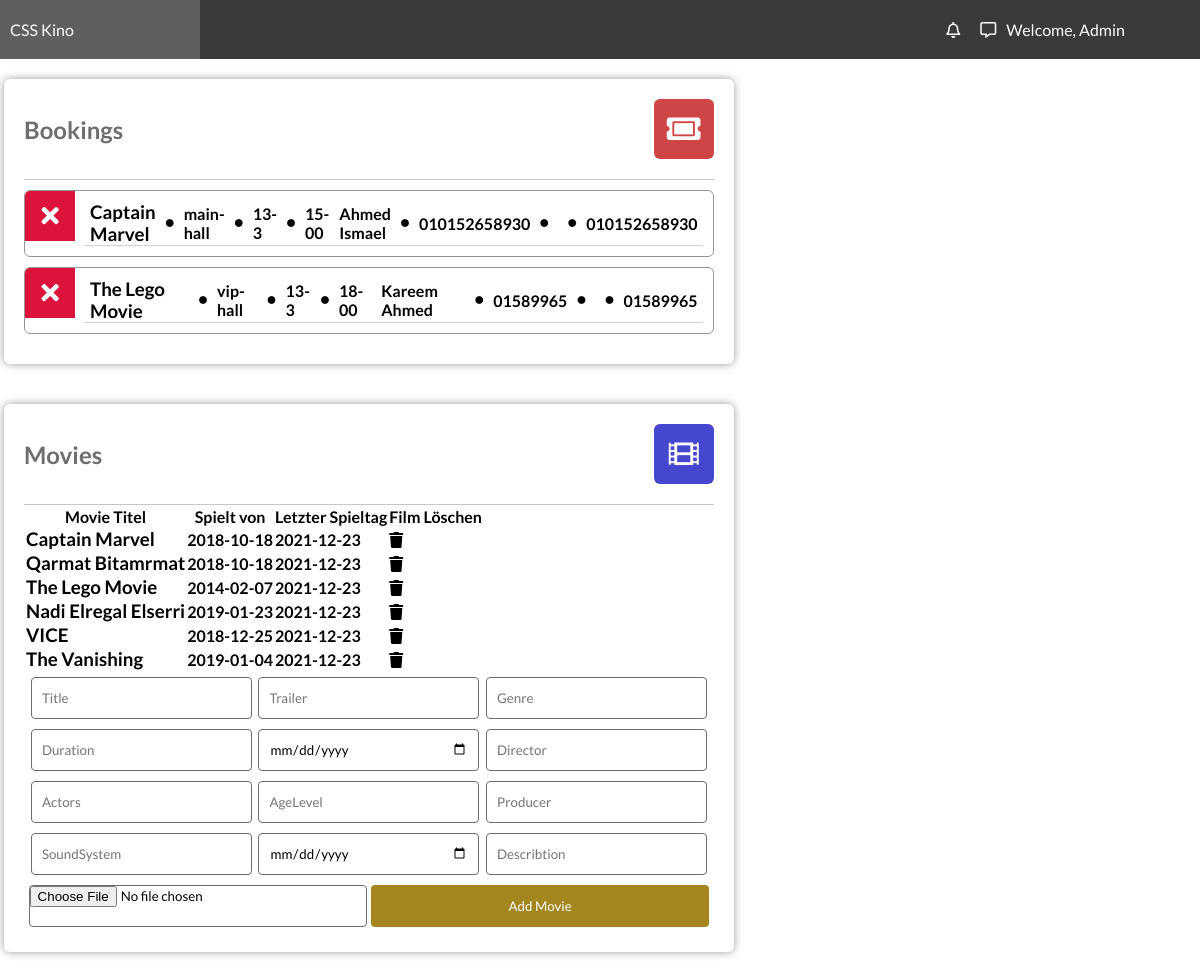
/admin/admin.php, run on the app's committed database.
### tables this page shows
CREATE TABLE IF NOT EXISTS `bookingTable` (
  `bookingID` int(11) NOT NULL,
  `movieName` varchar(100) DEFAULT NULL,
  `bookingTheatre` varchar(100) NOT NULL,
  `bookingType` varchar(100) DEFAULT NULL,
  `bookingDate` varchar(50) NOT NULL,
  `bookingTime` varchar(50) NOT NULL,
  `bookingFName` varchar(100) NOT NULL,
  `bookingLName` varchar(100) DEFAULT NULL,
  `bookingSeatNumber` int(16) DEFAULT NULL,
  `bookingPNumber` varchar(12) NOT NULL
);

CREATE TABLE IF NOT EXISTS `movieTable` (
  `movieID` int(11) NOT NULL,
  `movieImg` varchar(150) NOT NULL,
  `movieTitle` varchar(100) NOT NULL,
  `movieTrailer` varchar(150) NOT NULL,
  `movieGenre` varchar(50) NOT NULL,
  `movieDuration` int(11) NOT NULL,
  `movieRelDate` date NOT NULL,
  `movieDirector` varchar(50) NOT NULL,
  `movieActors` varchar(150) NOT NULL,
  `movieAgeLevel` int(11) NOT NULL,
  `movieProducer` varchar(150) NOT NULL,
  `movieSoundsystem` varchar(50) NOT NULL,
  `moviePlayTill` date NOT NULL,
  `movieDescribtion` varchar(1200) NOT NULL
);

### admin/admin.php (the view, shortened to what this page needs)
<!DOCTYPE html>
<html lang="en">
<head>
    <link rel="stylesheet" href="../style/styles.css">
    <link rel="stylesheet" href="https://use.fontawesome.com/releases/v5.7.2/css/all.css"
>
</head>
<body>
    <?php
    $link = mysqli_connect("localhost", "root", "", "cinema_db");
    $sqlBookings = "SELECT * FROM bookingTable";
    $sqlMoovies = "SELECT * FROM movietable";
    ?>
    <div class="admin-section-header">
        <div class="admin-logo">
            CSS Kino
        </div>
        <div class="admin-login-info">
            <i class="far fa-bell admin-notification-button"></i>
            <i class="far fa-comment-alt"></i>
            <a href="#">Welcome, Admin</a>
        </div>
    </div>
    <div class="admin-container">
        <div class="admin-section admin-section2">
                <div class="admin-section-panel admin-section-panel1">
                    <div class="admin-panel-section-header">
                        <h2>Bookings</h2>
                        <i class="fas fa-ticket-alt" style="background-color: #cf4545"></i>
                    </div>
                    <div class="admin-panel-section-content">
                        <?php
                        if($result = mysqli_query($link, $sqlBookings)){
                            if(mysqli_num_rows($result) > 0){
                                while($row = mysqli_fetch_array($result)){
                                    echo "<div class=\"admin-panel-section-booking-item\">\n";
                                    echo "                            <div class=\"admin-panel-section-booking-response\">\n";
                                    echo "                                <a href='deleteBooking.php?id=".$row['bookingID']."'><i class=\"fas fa-times decline-booking\" title=\"Reject booking\"></i></a>\n";
                                    echo "                            </div>\n";
                                    echo "                            <div class=\"admin-panel-section-booking-info\">\n";
                                    echo "                                <div>\n";
                                    echo "                                    <h3>". $row['movieName'] ."</h3>\n";
                                    echo "                                    <i class=\"fas fa-circle \"></i>\n";
                                    echo "                                    <h4>". $row['bookingTheatre'] ."</h4>\n";
                                    echo "                                    <i class=\"fas fa-circle \"></i>\n";
                                    echo "                                    <h4>". $row['bookingDate'] ."</h4>\n";
                                    echo "                                    <i class=\"fas fa-circle \"></i>\n";
                                    echo "                                    <h4>". $row['bookingTime'] ."</h4>\n";
                                    echo "                                    <h4>". $row['bookingFName'] ." ". $row['bookingLName'] ."</h4>\n";
                                    echo "                                    <i class=\"fas fa-circle\"></i>\n";
                                    echo "                                    <h4>". $row['bookingPNumber'] ."</h4>\n";
                                    echo "                                    <i class=\"fas fa-circle\"></i>\n";
                                    echo "                                    <i class=\"fas fa-circle\"></i>\n";
                                    echo "                                    <h4>". $row['bookingPNumber'] ."</h4>\n";
                                    echo "                                </div>\n";
                                    echo "                            </div>\n";
                                    echo "                        </div>";
                                }
                            } else{
                                echo '<h4 class="no-annot">No Bookings right now</h4>';
                            }
                        } else{
                            echo "ERROR: Could not able to execute $sql. " . mysqli_error($link);
                        }
                        ?>
                    </div>
                </div>
                <div class="admin-section-panel admin-section-panel2">
                    <div class="admin-panel-section-header">
                        <h2>Movies</h2>
                        <i class="fas fa-film" style="background-color: #4547cf"></i>
                    </div>
                    <div class="admin-panel-section-content">
                    <?php
                        if($result = mysqli_query($link, $sqlMoovies)){
                            if(mysqli_num_rows($result) > 0){
                                echo "<table>\n";
                                echo "<thead> \n";
                                echo "   <tr> \n
                                        <th>Movie Titel</th>
                                        <th >Spielt von</th>
                                        <th >Letzter Spieltag</th>
                                        <th>Film Löschen</th>
                                    </tr>
                                </thead>
                                <tbody>
                                \n";
                                while($row = mysqli_fetch_array($result)){
                                    echo "                          <tr>\n";
                                    echo "                   <td>                 <h3>". $row['movieTitle'] ."</h3></td>\n";
                                    echo "                   <td>                  <h4>". $row['movieRelDate'] ."</h4></td>\n";
                                    echo "                   <td>                  <h4>". $row['moviePlayTill'] ."</h4></td>\n";                                    ;
                                   echo " <td>";
                                    echo "                                <a href='deleteMovies.php?id=".$row['movieID']."'><i class=\"fas fa-trash\" title=\"delete movie\"></i></a>\n";
                                    echo "                            </td> </tr>";
                                }
                                echo "</tbody>\n
                                </table>";
                            } else{
                                echo '<h4 class="no-annot">No Bookings right now</h4>';
                            }
                        } else{
                            echo "ERROR: Could not able to execute $sql. " . mysqli_error($link);
                        }
                        ?>
                    </div>
                    <form action="" method="POST">
                        <input placeholder="Title" type="text" name="movieTitle" required>
                        <input placeholder="Trailer" type="text" name="movieTrailer" required>
                        <input placeholder="Genre" type="text" name="movieGenre" required>
                        <input placeholder="Duration" type="number" name="movieDuration" required>
                        <input placeholder="Release Date" type="date" name="movieRelDate" required>
                        <input placeholder="Director" type="text" name="movieDirector" required>
                        <input placeholder="Actors" type="text" name="movieActors" required>
                        <input placeholder="AgeLevel" type="text" name="movieAgeLevel" required>
                        <input placeholder="Producer" type="text" name="movieProducer" required>
                        <input placeholder="SoundSystem" type="text" name="movieSoundsystem" required>
                        <input placeholder="Playtill" type="date" name="moviePlayTill" required>
                        <input placeholder="Describtion" type="text" name="movieDescribtion" required>
                        <input type="file" name="movieImg" accept="image/*">
                        <button type="submit" value="submit" name="submit" class="form-btn">Add Movie</button>
                    </form>
            </div>
        </div>
    </div>
</body>
</html>

### style/styles.css (style rules this page uses)
* { margin: 0; padding: 0; box-sizing: border-box; font-family: 'Lato', sans-serif; text-decoration: none; color: unset; }
body { background-color: var(--main-bg-color); }
.admin-section-header { color: #FFF; width: 100%; background-color: #3a3a3a; display: grid; grid-template-columns: 1fr 5fr; }
.admin-login-info { display: flex; align-items: center; justify-content: flex-end; }
.admin-login-info i { margin: 0 10px; cursor: pointer; }
.admin-logo { padding: 20px 10px; background-color: #5f5f5f; }
.admin-container { display: grid; grid-template-columns: 1fr 5fr; }
.admin-section2 { display: flex; flex-wrap: wrap; padding: 0 4px; }
.admin-section-panel { width: 100%; vertical-align: middle; background-color: #FFF; -webkit-border-radius: 6px; -moz-border-radius: 6px; border-radius: 6px; -webkit-box-shadow: 0px 0px 9px 0px rgba(0, 0, 0, 0.40); -moz-box-shadow: 0px 0px 9px 0px rgba(0, 0, 0, 0.40); box-shadow: 0px 0px 9px 0px rgba(0, 0, 0, 0.40); padding: 20px; margin: 20px 0; }
.admin-panel-section-header { display: flex; align-items: center; justify-content: flex-start; padding-bottom: 20px; border-bottom: #c7c7c7 1px solid; }
.admin-panel-section-header>h2 { color: #6e6e6e; }
.admin-panel-section-header>i { text-align: center; font-size: 30px; color: white; height: 60px; width: 60px; border-radius: 10%; line-height: 60px; transition: all 0.5s ease; margin-left: auto; cursor: pointer; }
.admin-panel-section-booking-item { background-color: none; -webkit-border-radius: 6px; -moz-border-radius: 6px; border-radius: 6px; border: #969696 1px solid; margin: 10px 0; overflow: hidden; display: flex; transition: all 0.6s ease; }
.admin-panel-section-booking-response i { font-size: 25px; height: 50px; width: 50px; color: #FFF; line-height: 50px; text-align: center; display: block; cursor: pointer; }
.admin-panel-section-booking-response .decline-booking { background-color: #dc143c; }
.admin-panel-section-booking-info { margin: 10px 10px; display: flex; flex: 100%; flex-direction: column; justify-content: center; }
.admin-panel-section-booking-info div:first-child { border-bottom: #d3d3d3 1px solid; }
.admin-panel-section-booking-info>div { height: 100%; display: flex; }
.admin-panel-section-booking-info>div>* { display: inline-block; margin: auto 5px; }
.admin-panel-section-booking-info>div .fa-circle { font-size: 8px; }
.admin-section-panel2 form { display: flex; justify-content: space-evenly; flex-wrap: wrap; align-items: center; }
.admin-section-panel2 form input { border-radius: 4px; border: 1px solid #6e6e6e; padding: 10px; width: 32%; height: 42px; margin: 5px 0; }
.admin-section-panel2 form input[type="file"] { width: 49%; padding: 0; }
.admin-section-panel2 form button { border-radius: 4px; border: none; padding: 10px; width: 49%; text-align: center; background-color: #a3861e; color: #FFF; transition: all 0.7s ease; cursor: pointer; height: 42px; }

### data on the page
bookingtable: movieName "Captain Marvel", bookingTheatre "main-hall", bookingDate "13-3", bookingTime "15-00", bookingFName "Ahmed", bookingLName "Ismael", bookingPNumber "010152658930"
bookingtable: movieName "The Lego Movie", bookingTheatre "vip-hall", bookingDate "13-3", bookingTime "18-00", bookingFName "Kareem", bookingLName "Ahmed", bookingPNumber "01589965"
movietable: movieTitle "Captain Marvel", movieRelDate "2018-10-18", moviePlayTill "2021-12-23"
movietable: movieTitle "Qarmat Bitamrmat", movieRelDate "2018-10-18", moviePlayTill "2021-12-23"
movietable: movieTitle "The Lego Movie", movieRelDate "2014-02-07", moviePlayTill "2021-12-23"
movietable: movieTitle "Nadi Elregal Elserri", movieRelDate "2019-01-23", moviePlayTill "2021-12-23"
movietable: movieTitle "VICE", movieRelDate "2018-12-25", moviePlayTill "2021-12-23"
movietable: movieTitle "The Vanishing", movieRelDate "2019-01-04", moviePlayTill "2021-12-23"
